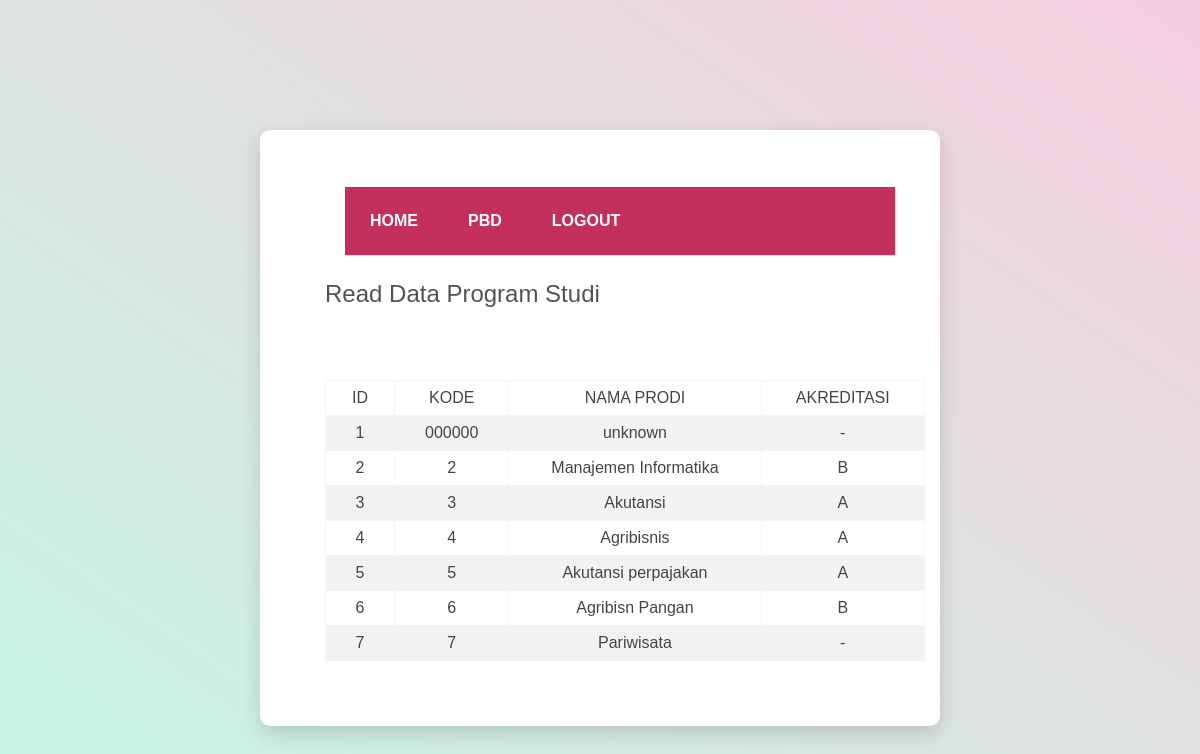
Page /Main/client.php (signed in) on the committed database.
### tables this page shows
CREATE TABLE `dt_prodi` (
  `idprodi` int(11) NOT NULL,
  `kdprodi` varchar(6) NOT NULL,
  `nmprodi` varchar(70) NOT NULL,
  `akreditasi` enum('A','B','C','-') NOT NULL DEFAULT '-'
);

### Main/client.php (the view, shortened to what this page needs)
<html>
<head>
	<link rel="stylesheet" type="text/css" href="style.css">
</head>
<body>
<div class="page-wrapper bg-gra-03 p-t-130 p-b-100">
	<div class="wrapper wrapper--w680">
<div class="card card-4 ">
	<div class="card-body">
<nav class="menu">
			<ul>
				<li>
					<a href="#">Home</a>
				</li>
				<li>
					<a href="#">PBD</a>
				</li>
				<li>
					<a type="submit" value="<--logout" href="logout.php">LOGOUT</a>
				</li>
			</ul>
		</nav>
<?php
$hub = open_connection();
$sql = @$_POST["sql"];
switch ($sql) {
		default:
		read_data();
			break;
	}
?>
<?php
function read_data()
{
	global $hub;
	$query = "select * from dt_prodi";
	$result = mysqli_query($hub, $query);?>
	<h2 class="title">Read Data Program Studi</h2>
	<table border="1" cellpadding="2" class="table1">
		<br>
		<br>
		<tr class="re">
			<td>ID</td>
			<td>KODE</td>
			<td>NAMA PRODI</td>
			<td>AKREDITASI</td>
		</tr>
<?php while ($row=mysqli_fetch_array($result)) {?>
	<tr>
	<td><?php echo $row['idprodi'];?></td>
	<td><?php echo $row['kdprodi'];?></td>
	<td><?php echo $row['nmprodi'];?></td>
	<td><?php echo $row['akreditasi'];?></td>
	</tr>
	<?php } ?>
	</table>
	<?php } ?>
</div>
</div>
</div>
</div>
</body>
</html>

### Main/style.css (style rules this page uses)
html { -webkit-box-sizing: border-box; -moz-box-sizing: border-box; box-sizing: border-box; }
* { padding: 0; margin: 0; }
*, *:before, *:after { -webkit-box-sizing: inherit; -moz-box-sizing: inherit; box-sizing: inherit; }
body, h1, h2, h3, h4, h5, h6, blockquote, p, pre, dl, dd, ol, ul, figure, hr, fieldset, legend { margin: 0; padding: 0; }
.page-wrapper { min-height: 100vh; }
body { font-family: "Poppins", "Arial", "Helvetica Neue", sans-serif; font-weight: 400; font-size: 14px; }
h1, h2, h3, h4, h5, h6 { font-weight: 400; }
h2 { font-size: 30px; }
.bg-gra-03 { background: -webkit-gradient(linear, left bottom, right top, from(#C6F8E5), to(#F5CDDE)); background: -webkit-linear-gradient(bottom left, #C6F8E5 0%, #F5CDDE 100%); background: -moz-linear-gradient(bottom left, #C6F8E5 0%, #F5CDDE 100%); background: -o-linear-gradient(bottom left, #C6F8E5 0%, #F5CDDE 100%); background: linear-gradient(to top right, #C6F8E5 0%, #F5CDDE 100%); }
.p-t-130 { padding-top: 130px; }
.p-b-100 { padding-bottom: 100px; }
.wrapper { margin: 0 auto; }
.wrapper--w680 { max-width: 680px; }
.title { font-size: 24px; color: #525252; font-weight: 400; margin-bottom: 40px; }
.card { -webkit-border-radius: 3px; -moz-border-radius: 3px; border-radius: 3px; background: #fff; }
.card-4 { background: #fff; -webkit-border-radius: 10px; -moz-border-radius: 10px; border-radius: 10px; -webkit-box-shadow: 0px 8px 20px 0px rgba(0, 0, 0, 0.15); -moz-box-shadow: 0px 8px 20px 0px rgba(0, 0, 0, 0.15); box-shadow: 0px 8px 20px 0px rgba(0, 0, 0, 0.15); }
.card-4 .card-body { padding: 57px 65px; padding-bottom: 65px; }
.table1 { font-family: sans-serif; color: #444; border-collapse: collapse; width: 600px; border: 1px solid #f2f5f7; }
.table1, th, td { padding: 8px 20px; text-align: center; }
.table1 tr:nth-child(even) { background-color: #f2f2f2; }
nav.menu ul { overflow:hidden; color:#fff; list-style: none; float:left; padding:0; width: 550px; margin:0 20 25; background: #C3305D; -webkit-box-shadow: 1px 1px 1px 0px rgba(204,204,204,0.55); -moz-box-shadow: 1px 1px 1px 0px rgba(204,204,204,0.55); box-shadow: 1px 1px 1px 0px rgba(204,204,204,0.55); }
nav.menu ul li { margin:0; float:left; }
nav.menu ul a { padding:25px; display:block; font-weight:600; font-size: 16px; color:#fff; text-transform: uppercase; transition: all 0.5s ease; text-decoration: none; }

### rows in the picture
dt_prodi: idprodi "1", kdprodi "000000", nmprodi "unknown", akreditasi "-"
dt_prodi: idprodi "2", kdprodi "2", nmprodi "Manajemen Informatika", akreditasi "B"
dt_prodi: idprodi "3", kdprodi "3", nmprodi "Akutansi", akreditasi "A"
dt_prodi: idprodi "4", kdprodi "4", nmprodi "Agribisnis", akreditasi "A"
dt_prodi: idprodi "5", kdprodi "5", nmprodi "Akutansi perpajakan", akreditasi "A"
dt_prodi: idprodi "6", kdprodi "6", nmprodi "Agribisn Pangan", akreditasi "B"
dt_prodi: idprodi "7", kdprodi "7", nmprodi "Pariwisata", akreditasi "-"
